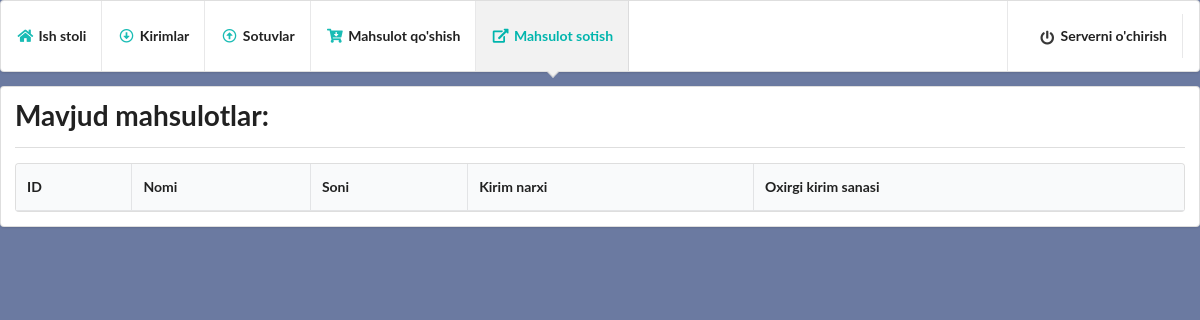
/items, run on an earlier commit of the app's database.
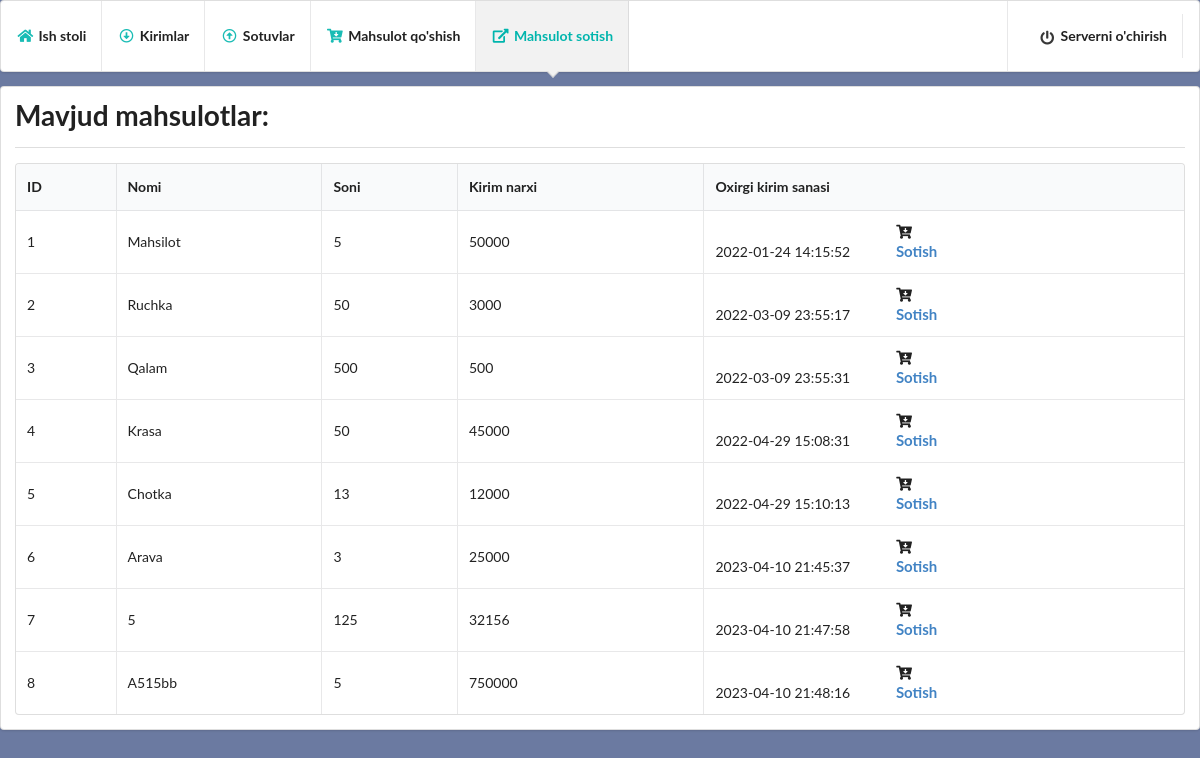
And on a later commit of the database.
### modules.py (models this page shows, shortened)
class inheritedClassName(db.Model):
    __abstract__ = True
    def format(self):
        return self.__dict__

@dataclass
class Items(inheritedClassName):
    id: int
    name: String
    count: int
    in_time: DateTime
    in_price: Integer
    __tablename__ = "items"
    id = Column(Integer, primary_key=True)
    name = Column(String, nullable=False)
    count = Column(Integer, default=0)
    in_time = Column(DateTime)
    in_price = Column(Integer)

### main.py (the view)
@app.route('/items')
def items():
    items_query = Items.query.all()
    items = [item.format() for item in items_query]
    return render_template('items.html', items=items)

### templates/items.html (shortened to what this page needs)
<!DOCTYPE html>
<html lang="en">
<head>
    <link rel="stylesheet" href="{{ url_for('static', filename='semantic-ui/semantic.min.css') }}">
</head>
<body style="background-color: #6B7AA1;">
  <div class="ui pointing menu teal">
    <a href="/dashboard" class="item">
        <i class="home icon teal"></i>
        <b>Ish stoli</b>
    </a>
    <a href="/imports/1" class="item">
        <i class="arrow alternate circle down outline icon teal"></i>
        <b>Kirimlar</b>
    </a>
    <a href="/sales/1" class="item">
        <i class="arrow alternate circle up outline icon teal"></i>
        <b>Sotuvlar</b>
    </a>
    <a href="/add_item" class="item">
        <i class="cart arrow down icon teal"></i>
        <b>Mahsulot qo'shish</b>
    </a>
    <a href="/items" class="active item">
        <i class="external alternate icon teal"></i>
        <b>Mahsulot sotish</b>
    </a>
    <div class="right menu">
      <div class="item">
          <a href="/stop" class="item">
              <i class="power off icon"></i>
              <b>Serverni o'chirish</b>
          </a>
      </div>
  </div>
  </div>
          <div class="ui segment">
            <h1 class="ui header">Mavjud mahsulotlar:</h1>
            <div class="ui inverted divider"></div>
            <table class="ui celled table">
              <thead>
                <tr><th>ID</th>
                <th>Nomi</th>
                <th>Soni</th>
                <th>Kirim narxi</th>
                <th>Oxirgi kirim sanasi</th>
              </tr></thead>
              <tbody>
                {% for item in items %}
                <tr>
                  <td data-label="id">{{item.id}}</td>
                  <td data-label="name">{{item.name}}</td>
                  <td data-label="count">{{item.count}}</td>
                  <td data-label="in_price">{{item.in_price}}</td>
                  <td data-label="in_time">{{item.in_time}}<i class="cart arrow down icon" style="margin-left: 10%;">
                    <a href="{{ '/items/%s'%item.id|urlencode }}">
                    <h4 class="header">Sotish</h4></i></a></td>
                </tr>
                {% endfor %}
              </tbody>
            </table>
          </div>
</body>
</html>

What changed in the data, as far as the page shows it:
added Items: id "1", name "Mahsilot", count "5", in_price "50000", in_time "2022-01-24 14:15:52"
added Items: id "2", name "Ruchka", count "50", in_price "3000", in_time "2022-03-09 23:55:17"
added Items: id "3", name "Qalam", count "500", in_price "500", in_time "2022-03-09 23:55:31"
added Items: id "4", name "Krasa", count "50", in_price "45000", in_time "2022-04-29 15:08:31"
added Items: id "5", name "Chotka", count "13", in_price "12000", in_time "2022-04-29 15:10:13"
added Items: id "6", name "Arava", count "3", in_price "25000", in_time "2023-04-10 21:45:37"
added Items: id "7", name "5", count "125", in_price "32156", in_time "2023-04-10 21:47:58"
added Items: id "8", name "A515bb", count "5", in_price "750000", in_time "2023-04-10 21:48:16"
